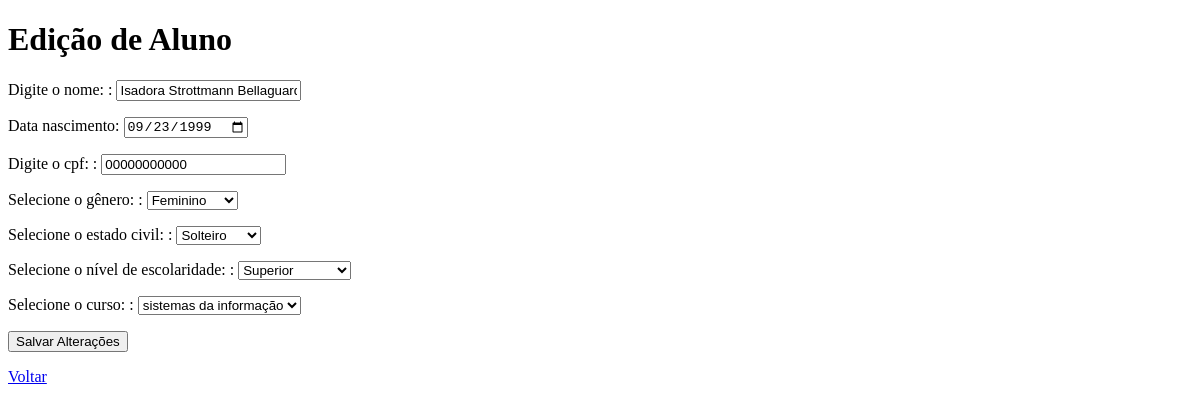
The app's page /editar_aluno/2/, older data.
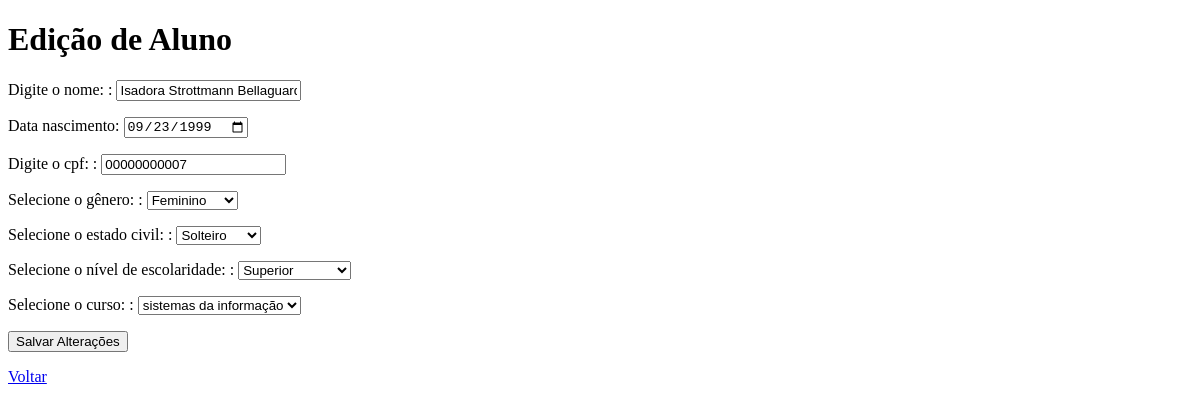
The same page, newer data.
### academico/models.py (models this page shows, shortened)
class Aluno(models.Model):
    nome = models.CharField("digite o nome: ", max_length=100)
    data_nascimento = models.DateField("informe a data de nascimento: ", )
    cpf = models.CharField("digite o cpf: ", max_length=14, unique=True)
    genero = models.CharField(
        "selecione o gênero: ", max_length=2, choices=GENERO_CHOICES)
    estado_civil = models.CharField("selecione o estado civil: ",
                                    max_length=30, choices=ESTADO_CIVIL_CHOICES)
    escolaridade = models.CharField("selecione o nível de escolaridade: ",
                                    max_length=50, choices=ESCOLARIDADE_CHOICES)
    curso = models.ForeignKey(
        Curso, on_delete=models.CASCADE, verbose_name="selecione o curso: ",)

class Curso(models.Model):
    nome = models.CharField("digite o nome: ", max_length=100)
    def __str__(self):
        return self.nome

### academico/views.py (the view)
# urls.py: path('editar_aluno/<int:id>/', views.editar_aluno, name='editar_aluno'),
def editar_aluno(request, id):
    try:
        aluno = Aluno.objects.get(id=id)
    except:
        return redirect('alunos')
    if request.method == 'POST':
        form = AlunoForm(request.POST, instance=aluno)
        if form.is_valid():
            form.save()
            return redirect('alunos')
    form = AlunoForm(instance=aluno)
    dados = {
        'form': form,
        'aluno': aluno,
    }
    return render(request, 'academico/editar_aluno.html', dados)

### academico/forms.py
class AlunoForm(forms.ModelForm):
    data_nascimento = forms.DateField(
        widget=forms.DateInput(attrs={'type': 'date'}, format='%Y-%m-%d'),
        input_formats=['%Y-%m-%d']
    )
    class Meta:
        model = Aluno #Aqui vamos dizer qual modelo esse formulário vai usar
        fields = ['nome', 'data_nascimento', 'cpf', 'genero', 'estado_civil', 'escolaridade', 'curso']

### academico/templates/academico/editar_aluno.html (shortened to what this page needs)
<!DOCTYPE html>
<html lang="en">
<head>
</head>
<body>
    <h1>Edição de Aluno</h1>
    <form method="post">
        {{ form.as_p }}
        <button type="submit">Salvar Alterações</button>
        <p><a href="{% url 'alunos' %}"> Voltar</a></p>
    </form>
</body>
</html>

Row changes from the older to the newer data that the page shows:
changed Aluno "Feminino": cpf "00000000000" → "00000000007"
